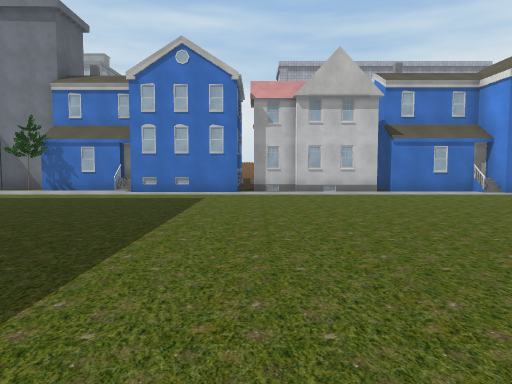
View 1 (above)

24 first-person views from a walk through a Unity game level. The camera is 1.4 m above the floor, tilts 4° down and sees 70° across. The floor is counted in squares, 2 m on a side. Each view is taken from the middle of a square. On the plan, view 1 faces up. The plan holds only what a view shows up to about 11 squares ahead; the rest is blank. The place goes on beyond the plan. The player is left out. Some animated figures are not drawn. Some surface patterns are stand-ins.

View 2
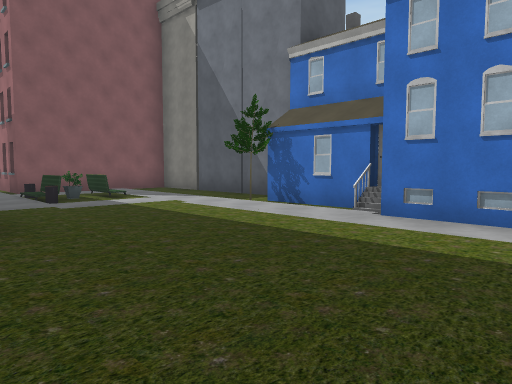

View 3
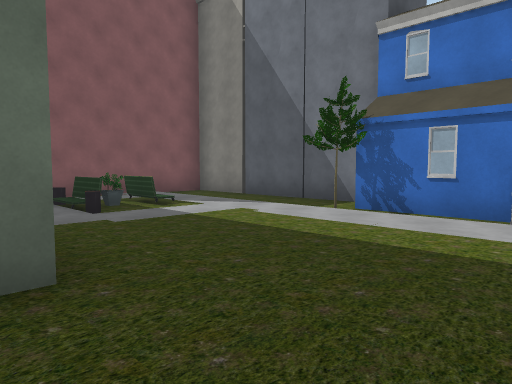

View 4
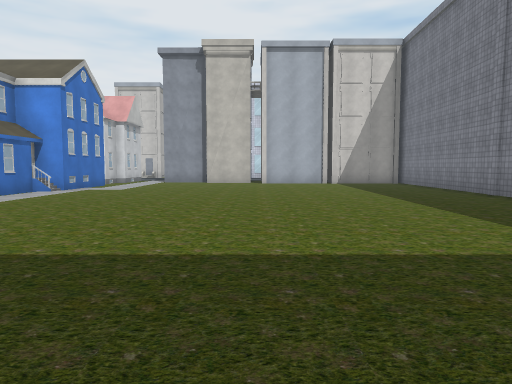

View 5
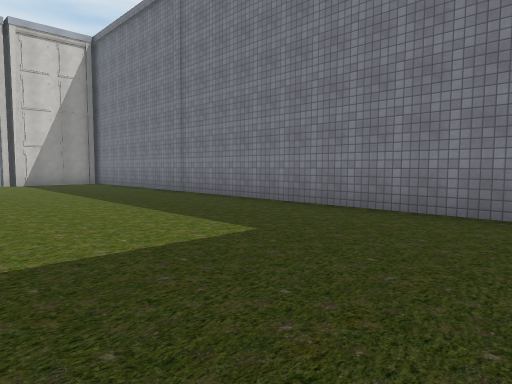

View 6
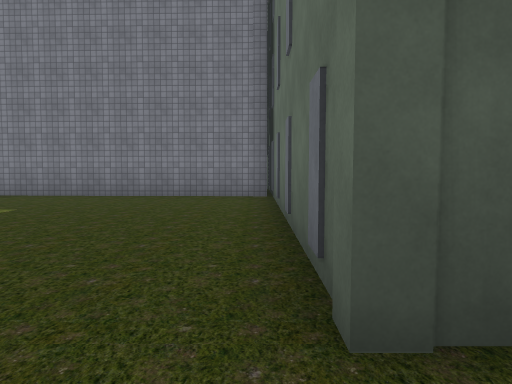

View 7
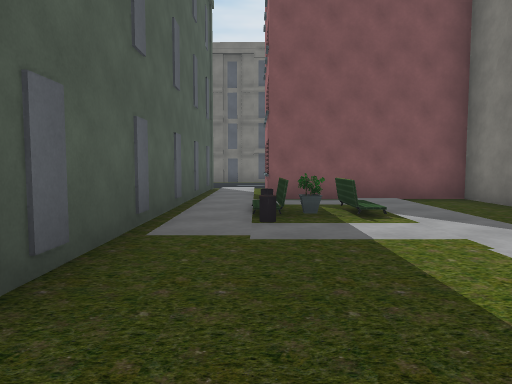

View 8
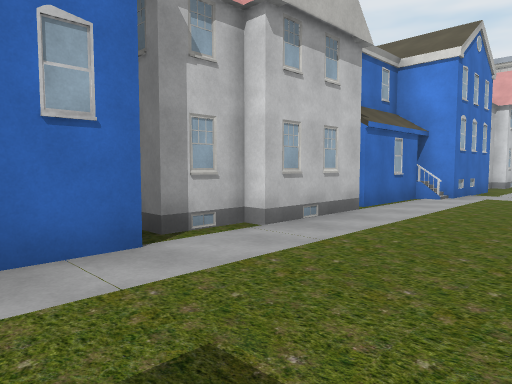

View 9
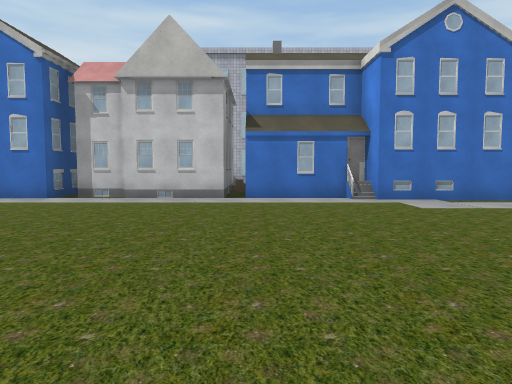

View 10
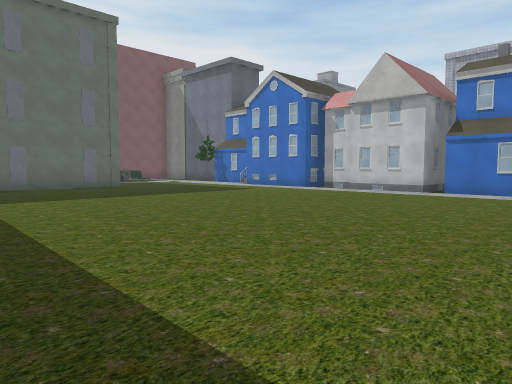

View 11
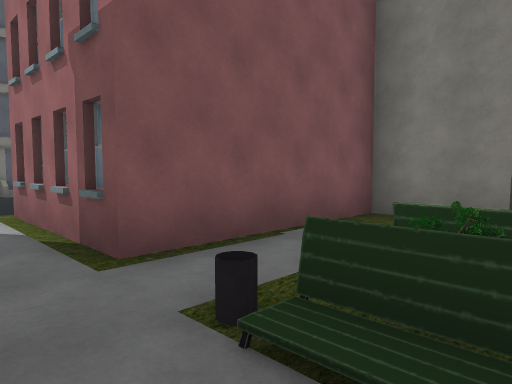

View 12
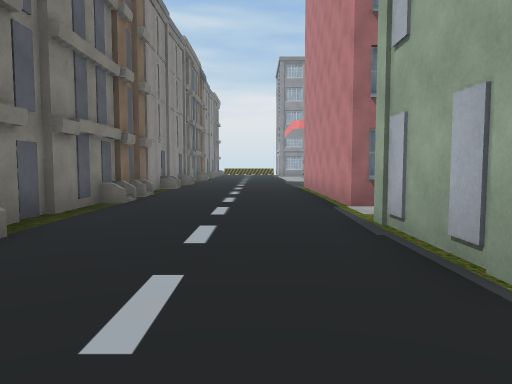

View 13
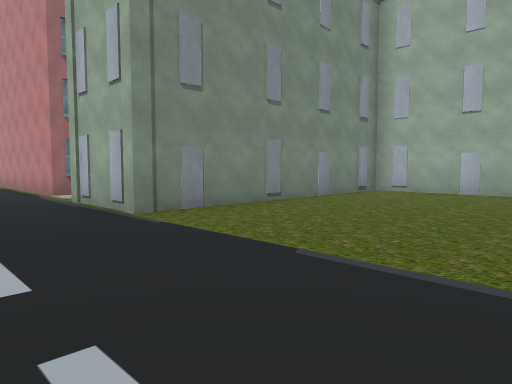

View 14
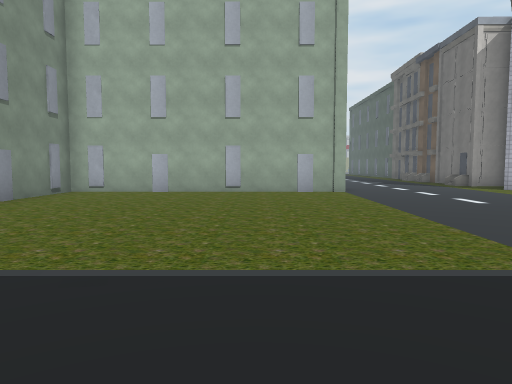

View 15
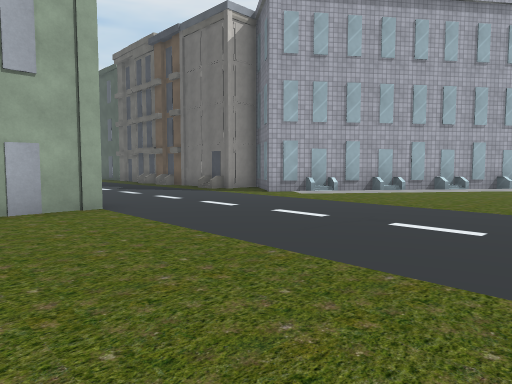

View 16
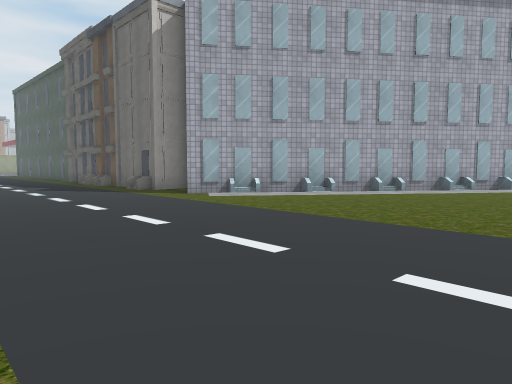

View 17
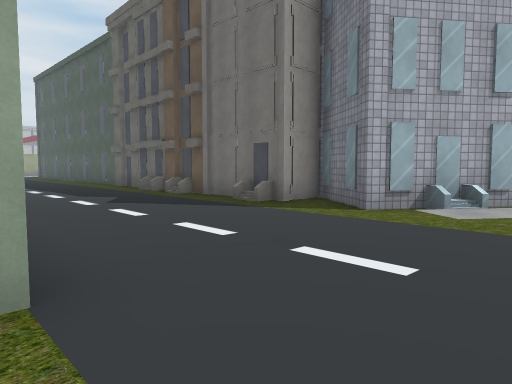

View 18
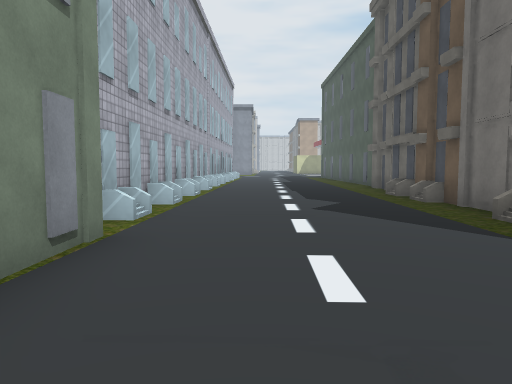

View 19
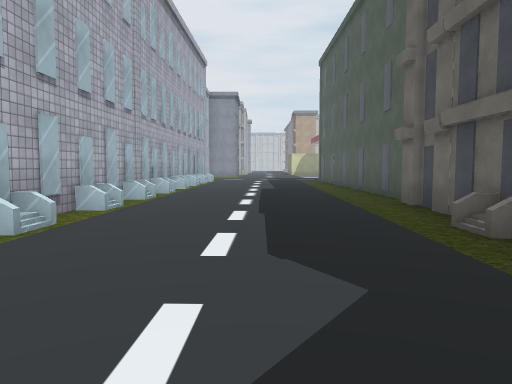

View 20
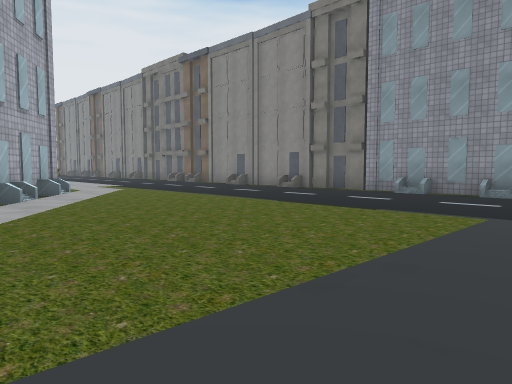

View 21
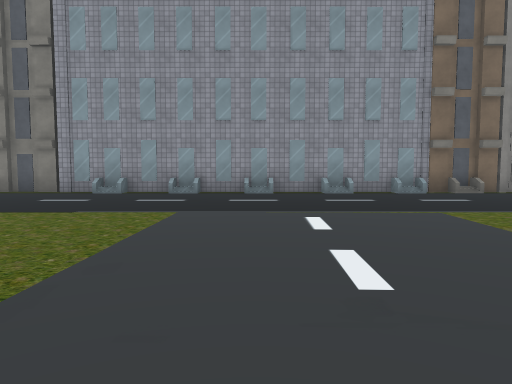

View 22
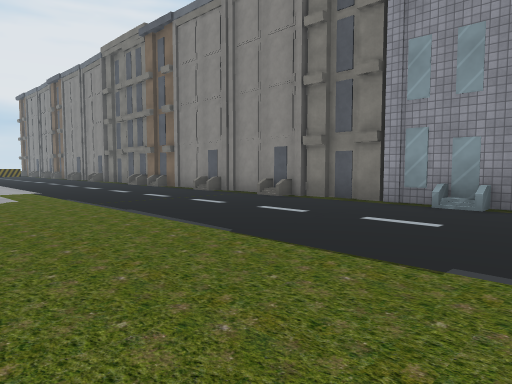

View 23
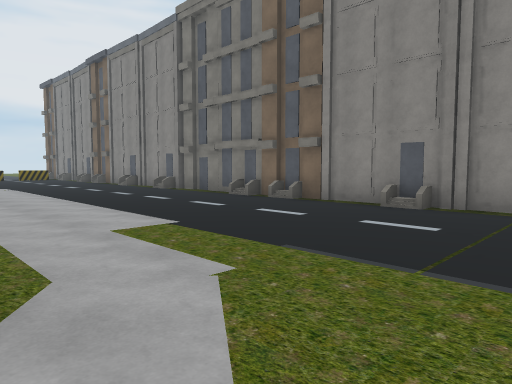

View 24
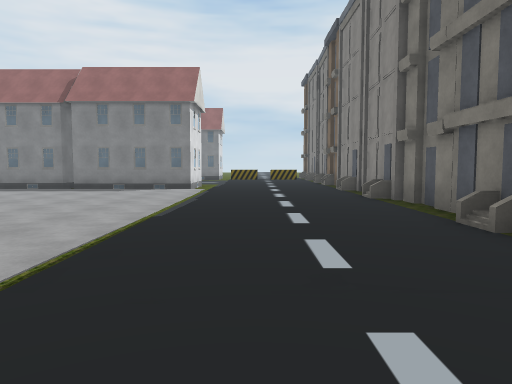

### Floor plan
Key: @ floor where view 1 was taken; # wall or solid block; . floor; / step, stairs or slope; O other object.
Columns run from 20 left of view 1 to 7 right of it. Each row starts with its distance up from view 1.
 13          OOOOOO        #
 12 O....#  #.O.O          #
 11 O....#  #.....##   ### ##
 10 O....#  #.....O.O###.##### #
  9 O....#  #.//................
  8 O....#  #.OO................
  7 O......O..OO................
  6 O...........................
  5 O....O         .............
  4 O....O         .............
  3 O....OOOOOOOO  .............
  2 O ..........O  .............
  1 O ..........O  .............
  0 O ..........O  .....@.......
 -1 O...........O  .............
 -2 #...........O  #############
 -3 #...........O  #
 -4 #...........OOO#############
 -5 #...........................
 -6 #...........................
 -7 #...........................
 -8 #...........................
 -9 #...........................
-10 #...........##.OOOOOOOOOOOOO
-11 #...........#### OO    O
-12 #..........##
-13 O..........#
-14 O........###
-15 O......./#
-16 O.......##
-17 O......##
-18 O.......
-19 O......
-20 O......
-21 O......
-22 O......
-23 O.......
-24 O.......
-25 O........
-26 O.........
-27 O.........
-28 O..........
-29 O....O######
-30 O

Where each view was taken, in squares from view 1:
view 1: 0 up, 0 right, facing up
view 2: 5 up, 1 left, facing up-left
view 3: 5 up, 3 left, facing up-left
view 4: 4 up, 4 left, facing right
view 5: 4 up, 4 left, facing down-right
view 6: 7 up, 5 left, facing down
view 7: 7 up, 4 left, facing left
view 8: 7 up, 2 left, facing up-right
view 9: 2 up, 4 right, facing up
view 10: 0 up, 7 right, facing up-left
view 11: 6 up, 9 left, facing up-left
view 12: 1 up, 17 left, facing up
view 13: 2 down, 18 left, facing up-right
view 14: 2 down, 18 left, facing right
view 15: 2 down, 14 left, facing down-right
view 16: 4 down, 15 left, facing down-right
view 17: 4 down, 10 left, facing down-right
view 18: 6 down, 9 left, facing right
view 19: 7 down, 4 left, facing right
view 20: 7 down, 10 left, facing down-left
view 21: 7 down, 10 left, facing left
view 22: 9 down, 13 left, facing down-left
view 23: 15 down, 13 left, facing down-left
view 24: 18 down, 17 left, facing down
